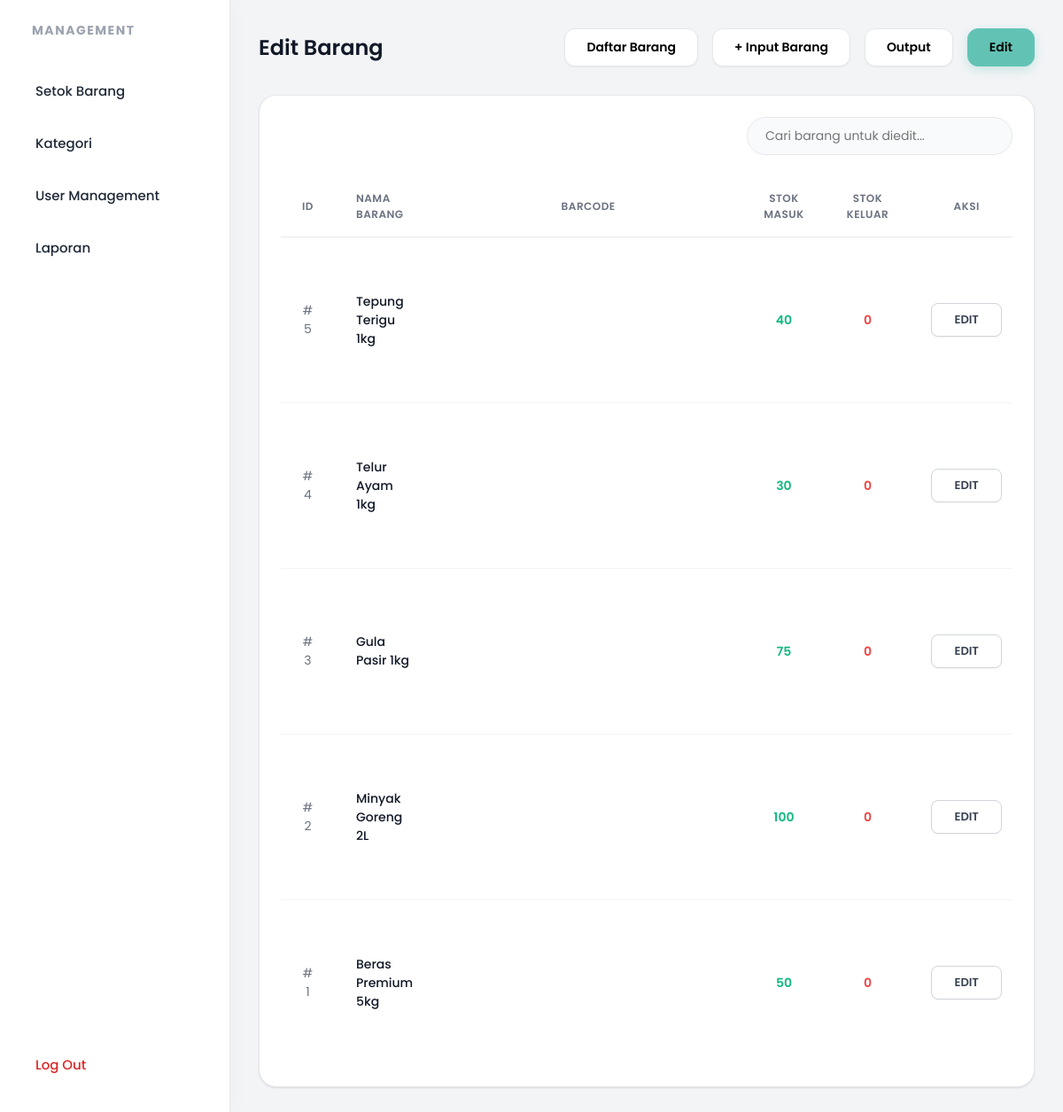
Page /edit.php (signed in) on the committed database.
### tables this page shows
CREATE TABLE IF NOT EXISTS inventory (
    id INT AUTO_INCREMENT PRIMARY KEY,
    name VARCHAR(255) NOT NULL,
    barcode VARCHAR(100) NOT NULL,
    stok_masuk INT DEFAULT 0,
    stok_keluar INT DEFAULT 0,
    tanggal_masuk DATE,
    category_id INT,
    updated_at TIMESTAMP DEFAULT CURRENT_TIMESTAMP ON UPDATE CURRENT_TIMESTAMP,
    FOREIGN KEY (category_id) REFERENCES categories(id) ON DELETE SET NULL
);

### edit.php (the view, shortened to what this page needs)
<?php
include 'db.php';
$result = $conn->query("SELECT * FROM inventory ORDER BY id DESC");
?>
<!DOCTYPE html>
<html lang="en">
<head>
    <link rel="stylesheet" href="https://cdnjs.cloudflare.com/ajax/libs/font-awesome/6.4.0/css/all.min.css">
    <link rel="stylesheet" href="static/dashboard.css?v=11">
</head>
<body>
    <nav class="sidebar">
        <div class="sidebar-title">MANAGEMENT</div>
        <a href="index.php" class="sidebar-btn" style="text-decoration: none; color: inherit; display: block;">Setok
            Barang</a>
        <?php if (in_array('kategori', $_SESSION['permissions'])): ?>
            <a href="kategori.php" class="sidebar-btn"
                style="text-decoration: none; color: inherit; display: block;">Kategori</a>
        <?php endif; ?>
        <?php if (in_array('users', $_SESSION['permissions']) || $_SESSION['role'] == 'admin'): ?>
            <a href="users.php" class="sidebar-btn" style="text-decoration: none; color: inherit; display: block;">User
                Management</a>
        <?php endif; ?>
        <?php if (in_array('laporan', $_SESSION['permissions'])): ?>
            <a href="laporan.php" class="sidebar-btn"
                style="text-decoration: none; color: inherit; display: block;">Laporan</a>
        <?php endif; ?>
        <a href="logout.php" class="sidebar-btn exit"><span>Log Out</span></a>
    </nav>
    <main class="main-content">
        <div class="top-header">
            <h1 class="page-title">Edit Barang</h1>
            <div class="top-actions">
                <a href="index.php" class="action-btn">Daftar Barang</a>
                <?php if (in_array('input', $_SESSION['permissions'])): ?>
                    <a href="input.php" class="action-btn primary">+ Input Barang</a>
                <?php endif; ?>
                <?php if (in_array('output', $_SESSION['permissions'])): ?>
                    <a href="output.php" class="action-btn">Output</a>
                <?php endif; ?>
                <?php if (in_array('edit', $_SESSION['permissions'])): ?>
                    <a href="edit.php" class="action-btn active">Edit</a>
                <?php endif; ?>
            </div>
        </div>
        <div class="content-area">
            <div class="search-bar-container">
                <input type="text" id="searchInput" class="search-input" placeholder="Cari barang untuk diedit...">
            </div>
            <div class="table-container">
                <table class="data-table">
                    <thead>
                        <tr>
                            <th style="text-align: center;">ID</th>
                            <th>Nama Barang</th>
                            <th style="text-align: center;">Barcode</th>
                            <th style="text-align: center;">Stok Masuk</th>
                            <th style="text-align: center;">Stok Keluar</th>
                            <th style="text-align: center;">Aksi</th>
                        </tr>
                    </thead>
                    <tbody>
                        <?php while ($item = $result->fetch_assoc()): ?>
                            <tr>
                                <td style="text-align: center; color: #6b7280;">#
                                    <?php echo $item['id']; ?>
                                </td>
                                <td style="font-weight: 500;">
                                    <?php echo $item['name']; ?>
                                </td>
                                <td style="font-family: monospace; text-align: center;">
                                    <svg class="barcode" jsbarcode-format="CODE128"
                                        jsbarcode-value="<?php echo $item['barcode']; ?>" jsbarcode-width="1.5"
                                        jsbarcode-height="30" jsbarcode-fontsize="12">
                                    </svg>
                                </td>
                                <td style="text-align: center; font-weight: 600; color: #10b981;">
                                    <?php echo $item['stok_masuk']; ?>
                                </td>
                                <td style="text-align: center; font-weight: 600; color: #ef4444;">
                                    <?php echo $item['stok_keluar']; ?>
                                </td>
                                <td style="text-align: center;">
                                    <button class="btn-edit-row"
                                        onclick="openEditModal(<?php echo $item['id']; ?>, '<?php echo addslashes($item['name']); ?>', '<?php echo $item['barcode']; ?>', <?php echo $item['stok_masuk']; ?>, <?php echo $item['stok_keluar']; ?>)">
                                        EDIT
                                    </button>
                                </td>
                            </tr>
                        <?php endwhile; ?>
                    </tbody>
                </table>
            </div>
        </div>
    </main>
</body>
</html>

### static/dashboard.css (style rules this page uses)
* { margin: 0; padding: 0; box-sizing: border-box; font-family: 'Poppins', sans-serif; }
body { background-color: #f3f4f6; color: #1f2937; display: flex; height: 100vh; overflow: hidden; }
.sidebar { width: 260px; background-color: #ffffff; border-right: 1px solid #e5e7eb; display: flex; flex-direction: column; padding: 24px; box-shadow: 4px 0 24px rgba(0, 0, 0, 0.02); z-index: 10; }
.sidebar-title { font-size: 14px; font-weight: 700; margin-bottom: 32px; color: #9ca3af; text-transform: uppercase; letter-spacing: 1.5px; padding-left: 12px; }
.sidebar-btn { display: flex; align-items: center; background: transparent; border: none; border-radius: 12px; padding: 14px 16px; margin-bottom: 8px; cursor: pointer; font-weight: 500; color: #4b5563; transition: all 0.2s ease; text-decoration: none; font-size: 15px; }
.sidebar-btn.exit { margin-top: auto; color: #dc2626; }
.main-content { flex: 1; padding: 32px; display: flex; flex-direction: column; overflow-y: auto; }
.top-header { display: flex; justify-content: space-between; align-items: center; margin-bottom: 32px; }
.page-title { font-size: 24px; font-weight: 600; color: #111827; }
.top-actions { display: flex; gap: 16px; }
.action-btn { display: inline-block; text-align: center; text-decoration: none; padding: 10px 24px; border-radius: 12px; background: #ffffff; border: 1px solid #e5e7eb; font-weight: 600; font-size: 14px; cursor: pointer; transition: all 0.2s; color: #111827; box-shadow: 0 1px 2px rgba(0, 0, 0, 0.05); }
a.action-btn { text-decoration: none !important; }
a.action-btn:not(.green) { color: black !important; }
.action-btn.active { background-color: #62c3b5 !important; color: white !important; border-color: #62c3b5 !important; box-shadow: 0 4px 12px rgba(98, 195, 181, 0.3); }
.content-area { background: white; border-radius: 20px; box-shadow: 0 1px 3px rgba(0, 0, 0, 0.05), 0 1px 2px rgba(0, 0, 0, 0.06); padding: 24px; flex: 1; display: flex; flex-direction: column; border: 1px solid #e5e7eb; }
.search-bar-container { display: flex; justify-content: flex-end; margin-bottom: 24px; }
.search-input { padding: 10px 20px; border-radius: 30px; border: 1px solid #e5e7eb; outline: none; width: 300px; font-size: 14px; background: #f9fafb; transition: all 0.2s; }
.table-container { overflow-x: auto; }
.data-table { width: 100%; border-collapse: separate; border-spacing: 0; }
.data-table th { text-align: left; padding: 16px 24px; color: #6b7280; font-size: 12px; font-weight: 600; text-transform: uppercase; letter-spacing: 0.5px; border-bottom: 1px solid #e5e7eb; }
.data-table td { padding: 16px 24px; font-size: 14px; color: #111827; border-bottom: 1px solid #f3f4f6; }
.data-table tbody tr:last-child td { border-bottom: none; }
.btn-edit-row { padding: 8px 16px; background: #ffffff; border: 1px solid #d1d5db; border-radius: 8px; cursor: pointer; font-weight: 600; font-size: 13px; color: #374151; transition: all 0.2s; box-shadow: 0 1px 2px rgba(0, 0, 0, 0.05); min-width: 80px; display: inline-block; text-align: center; }

### rows in the picture
inventory: id "5", name "Tepung Terigu 1kg", stok_masuk "40", stok_keluar "0"
inventory: id "4", name "Telur Ayam 1kg", stok_masuk "30", stok_keluar "0"
inventory: id "3", name "Gula Pasir 1kg", stok_masuk "75", stok_keluar "0"
inventory: id "2", name "Minyak Goreng 2L", stok_masuk "100", stok_keluar "0"
inventory: id "1", name "Beras Premium 5kg", stok_masuk "50", stok_keluar "0"
